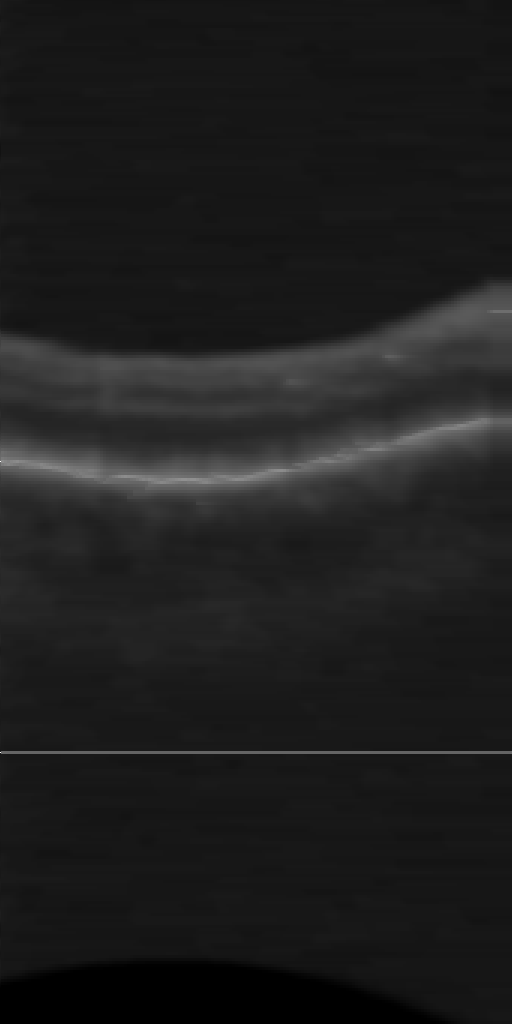
%> input picture SDOCT_Segmentation_2/AfterLabor.bmp, 512 x 1024 px
$ octave Cme33.m   (GNU Octave 9; MATLAB toolbox functions it lacks are replaced by stand-ins)
%> lines starting %> are read from the running program, lines starting %| are printed output that depends on the picture
clear all;clc;close all;
ImgFile='D:\PROJECT\SDOCT_Segmentation_Code\SDOCT_Segmentation_2\AfterLabor.bmp';
ImgIn=imread(ImgFile);
%> ImgIn is the input picture: size 1024x512x3 uint8; min 0, max 255, mean 30.1
ImgHistEq=histeq(ImgIn,256);
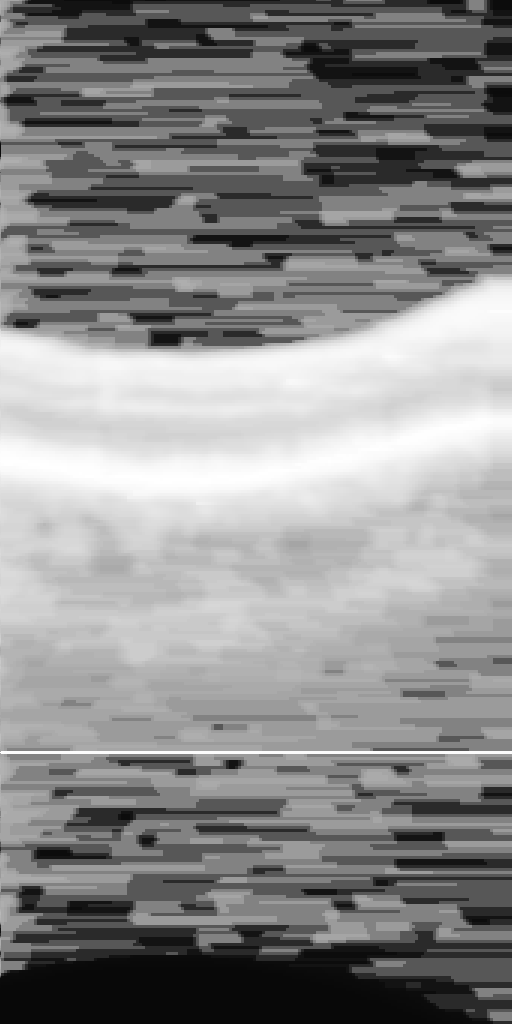
%> ImgHistEq: size 1024x512x3 uint8; min 8, max 255, mean 137.6
figure;subplot(121);imshow(uint8(ImgIn));title('原图');
subplot(122);imshow(ImgHistEq);title('全局灰度增强 - 直方图均衡');
figure;subplot(121);imhist(ImgIn,256);
axis([0 255 0 1e5]);title('原图的直方图');
subplot(122);imhist(ImgHistEq,256);axis([0 255 0 1e5]);title('直方图均衡化后的直方图');
%> after `title('直方图均衡化后的直方图')`:
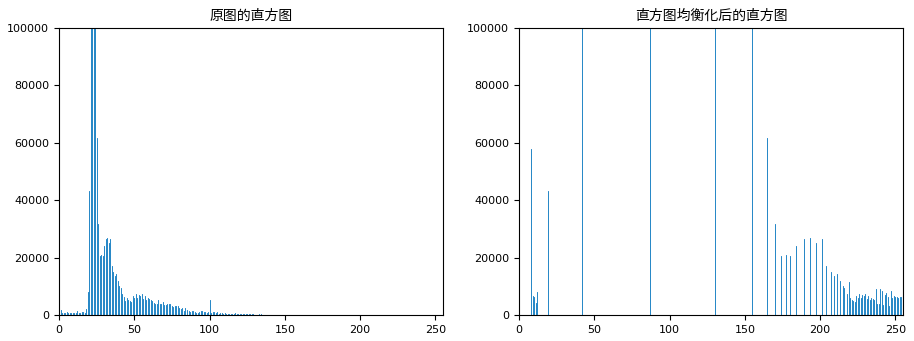
%> figure redrawn from the program's plot data, 2 panels; panel 1: highest point at x = 22, y = 274419, above the top of the axes
% 自定义直方图均衡
[counts,x]=imhist(ImgIn,256);
%> counts = 256 values, max 274419 at index 23, min 0 at index 143, mean 6144; x = 256 values from 0 to 255
cum_counts=cumsum(counts);
%> cum_counts = 256 values from 57834 to 1572864
cum_counts=uint8(cum_counts/max(cum_counts)*255);% 转化函数
%> cum_counts = 256 values from 9 to 255
figure;plot(x,cum_counts);axis([0 255 0 255]);
xlabel('原图灰度');ylabel('转换后灰度');title('原图CDF转化的灰度映射函数');
%> after `title('原图CDF转化的灰度映射函数')`:
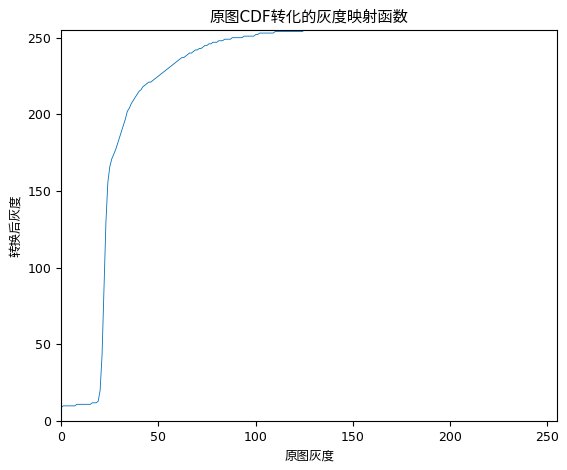
%> figure redrawn from the program's plot data; curve peaks at x = 125, y = 255
ImgOut=nan(size(ImgIn));
for i=1:length(x)
    ImgOut(ImgIn==x(i))=cum_counts(i);
end
ImgOut=uint8(ImgOut);
%> ImgOut: size 1024x512x3 uint8
figure;imshow(uint8(ImgOut));title('自定义直方图均衡')
figure;imhist(ImgOut,256);axis([0 255 0 1e5]);title('自定义直方图均衡的直方图')
%> after `title('自定义直方图均衡的直方图')`:
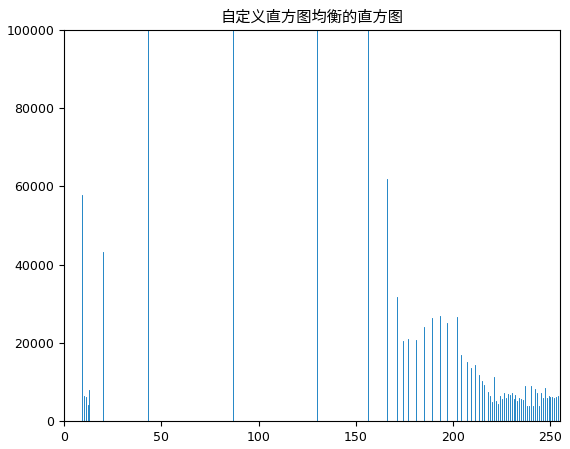
%> figure redrawn from the program's plot data; highest point at x = 87, y = 274419, above the top of the axes
